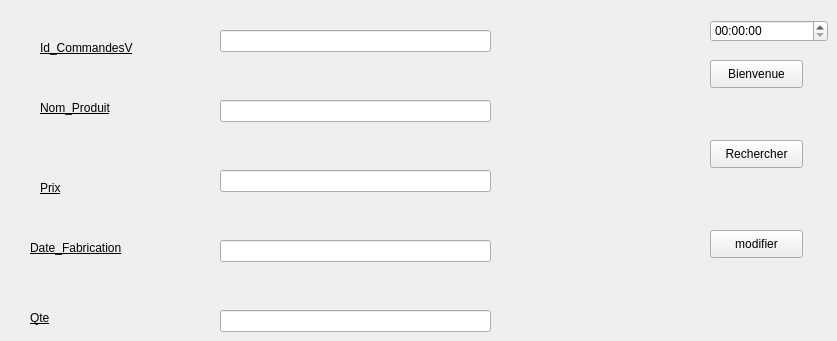
      <widget class="QWidget" name="tab_5">
       <attribute name="title">
        <string>Modifier Commandes de Ventes</string>
       </attribute>
       <widget class="QLineEdit" name="lineEdit">
        <property name="geometry">
         <rect>
          <x>220</x>
          <y>30</y>
          <width>271</width>
          <height>22</height>
         </rect>
        </property>
       </widget>
       <widget class="QLabel" name="label_17">
        <property name="geometry">
         <rect>
          <x>40</x>
          <y>40</y>
          <width>131</width>
          <height>16</height>
         </rect>
        </property>
        <property name="styleSheet">
         <string notr="true">color: rgb(0, 0, 0);
border-color: rgb(255, 255, 255);
text-decoration: underline;
font: 75 10pt &quot;MS Shell Dlg 2&quot;;
</string>
        </property>
        <property name="text">
         <string>Id_CommandesV</string>
        </property>
       </widget>
       <widget class="QPushButton" name="pushButton">
        <property name="geometry">
         <rect>
          <x>710</x>
          <y>140</y>
          <width>93</width>
          <height>28</height>
         </rect>
        </property>
        <property name="text">
         <string>Rechercher</string>
        </property>
       </widget>
       <widget class="QPushButton" name="pushButton_2">
        <property name="geometry">
         <rect>
          <x>710</x>
          <y>230</y>
          <width>93</width>
          <height>28</height>
         </rect>
        </property>
        <property name="text">
         <string>modifier</string>
        </property>
       </widget>
       <widget class="QLabel" name="label_18">
        <property name="geometry">
         <rect>
          <x>40</x>
          <y>100</y>
          <width>101</width>
          <height>16</height>
         </rect>
        </property>
        <property name="styleSheet">
         <string notr="true">color: rgb(0, 0, 0);
border-color: rgb(255, 255, 255);
text-decoration: underline;
font: 75 10pt &quot;MS Shell Dlg 2&quot;;
</string>
        </property>
        <property name="text">
         <string>Nom_Produit</string>
        </property>
       </widget>
       <widget class="QLineEdit" name="lineEdit_2">
        <property name="geometry">
         <rect>
          <x>220</x>
          <y>100</y>
          <width>271</width>
          <height>22</height>
         </rect>
        </property>
       </widget>
       <widget class="QLabel" name="label_19">
        <property name="geometry">
         <rect>
          <x>40</x>
          <y>180</y>
          <width>55</width>
          <height>16</height>
         </rect>
        </property>
        <property name="styleSheet">
         <string notr="true">color: rgb(0, 0, 0);
border-color: rgb(255, 255, 255);
text-decoration: underline;
font: 75 10pt &quot;MS Shell Dlg 2&quot;;
</string>
        </property>
        <property name="text">
         <string>Prix</string>
        </property>
       </widget>
       <widget class="QLineEdit" name="lineEdit_3">
        <property name="geometry">
         <rect>
          <x>220</x>
          <y>170</y>
          <width>271</width>
          <height>22</height>
         </rect>
        </property>
       </widget>
       <widget class="QLabel" name="label_20">
        <property name="geometry">
         <rect>
          <x>30</x>
          <y>240</y>
          <width>131</width>
          <height>16</height>
         </rect>
        </property>
        <property name="styleSheet">
         <string notr="true">color: rgb(0, 0, 0);
border-color: rgb(255, 255, 255);
text-decoration: underline;
font: 75 10pt &quot;MS Shell Dlg 2&quot;;
</string>
        </property>
        <property name="text">
         <string>Date_Fabrication</string>
        </property>
       </widget>
       <widget class="QLineEdit" name="lineEdit_4">
        <property name="geometry">
         <rect>
          <x>220</x>
          <y>240</y>
          <width>271</width>
          <height>22</height>
         </rect>
        </property>
       </widget>
       <widget class="QTimeEdit" name="clock">
        <property name="geometry">
         <rect>
          <x>710</x>
          <y>20</y>
          <width>118</width>
          <height>22</height>
         </rect>
        </property>
       </widget>
       <widget class="QPushButton" name="pushButton_activer">
        <property name="geometry">
         <rect>
          <x>710</x>
          <y>60</y>
          <width>93</width>
          <height>28</height>
         </rect>
        </property>
        <property name="text">
         <string>Bienvenue</string>
        </property>
       </widget>
       <widget class="QLabel" name="label_58">
        <property name="geometry">
         <rect>
          <x>30</x>
          <y>310</y>
          <width>131</width>
          <height>16</height>
         </rect>
        </property>
        <property name="styleSheet">
         <string notr="true">color: rgb(0, 0, 0);
border-color: rgb(255, 255, 255);
text-decoration: underline;
font: 75 10pt &quot;MS Shell Dlg 2&quot;;
</string>
        </property>
        <property name="text">
         <string>Qte</string>
        </property>
       </widget>
       <widget class="QLineEdit" name="l_modif_qte">
        <property name="geometry">
         <rect>
          <x>220</x>
          <y>310</y>
          <width>271</width>
          <height>22</height>
         </rect>
        </property>
       </widget>
      </widget>
